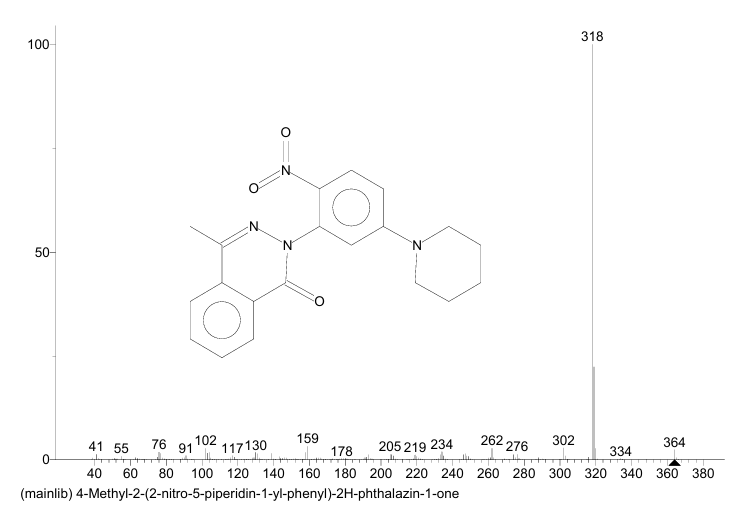
#> input picture Images/22.png, 742 x 511 px
$ python -i match_simple.py   (imports and definitions only)
#> lines starting #> are read from the running program, lines starting #| are printed output that depends on the picture; after the words box and inside, x2 and y2 are one past the last pixel; in counts of white or black regions, pixels touching at a corner belong together
#Tesseract code that gives 100% match for 18 samples.

import cv2
import pytesseract
import numpy as np
import pandas as pd
import matplotlib.pyplot as plt
import re
pytesseract.pytesseract.tesseract_cmd = r"C:\Program Files\Tesseract-OCR\tesseract.exe"  # Update this path if needed

# === Load Database ===
database_path = "SAMPLES.xlsx"  # Update this path with your actual database file
# [1 line that did not run here, left out]

# Ensure "Mass Array" column contains Python lists
# [1 line that did not run here, left out]


# === Smart Split Function ===
# [27 lines left out: function smart_number_split, not called in this run]


# === Number Extraction Function ===
def extract_digits_robust(image_path, min_number=5, max_split=500):
#> called with image_path = 'Images/22.png', min_number = 5, max_split = 500
    img = cv2.imread(image_path)
#> img is the input picture: shape (511, 742, 3); min 0, max 255, mean 251.3
    if img is None:
        raise FileNotFoundError(f"Cannot read image at: {image_path}")

    gray = cv2.cvtColor(img, cv2.COLOR_BGR2GRAY)
    scaled = cv2.resize(gray, None, fx=2.5, fy=2.5, interpolation=cv2.INTER_LINEAR)

    # === Axis Detection ===
    edges = cv2.Canny(scaled, 50, 150)
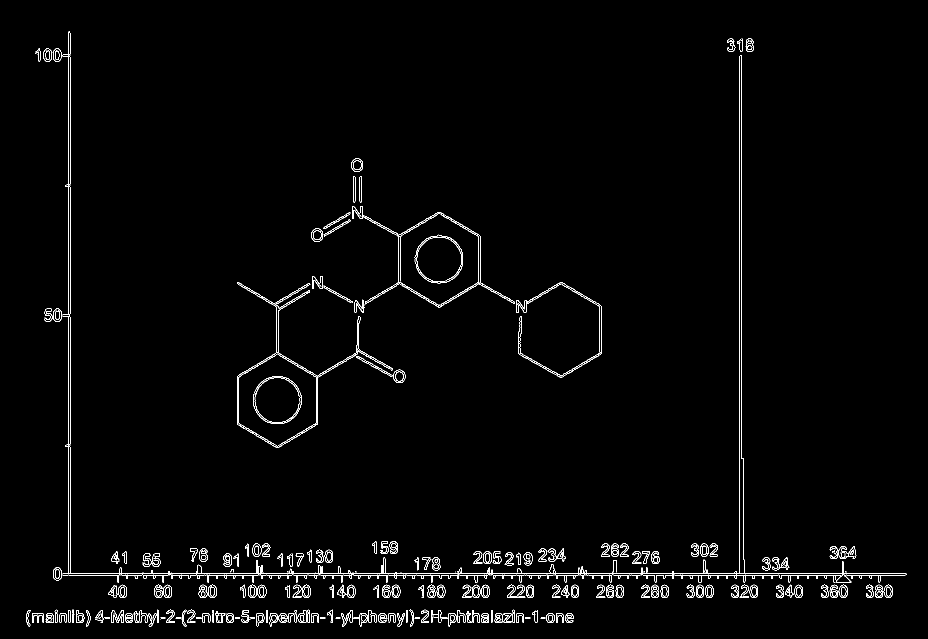
#> edges: shape (1278, 1855) (shown at 1/2 size); 1.6% white in thin lines or dots, all inside (x1, y1, x2, y2) = (52, 62, 1813, 1253)
    lines = cv2.HoughLinesP(edges, 1, np.pi/180, threshold=150, minLineLength=80, maxLineGap=10)
#> lines = 52 rows, first 6: [107, 1147, 1812, 1147], [107, 1150, 1810, 1150], [140, 1145, 140, 66], [137, 1149, 137, 63], [1479, 1145, 1479, 112], [1482, 916, 1482, 102]
    h, w = scaled.shape
#> h = 1278; w = 1855
    x_axis_y = None
    y_axis_x = int(w * 0.10)
#> y_axis_x = 185

    if lines is not None:
        for x1, y1, x2, y2 in lines[:, 0]:
            if abs(y1 - y2) < 10 and y1 > 0.8 * h:
                x_axis_y = y1
                break
#> this loop made 1 pass
#> (x1, y1, x2, y2, x_axis_y) on pass 1: (107, 1147, 1812, 1147, 1147)
        for x1, y1, x2, y2 in lines[:, 0]:
            if abs(x1 - x2) < 10 and x1 < w * 0.2:
                y_axis_x = min(y_axis_x, x1)
#> this loop made 52 passes
#> (x1, y1, x2, y2, y_axis_x) on passes 3 to 4: (140, 1145, 140, 66, 140), (137, 1149, 137, 63, 137)
#> (x1, y1, x2, y2) on passes 1, 2, 5, 6, 7, 8: (107, 1147, 1812, 1147), (107, 1150, 1810, 1150), (1479, 1145, 1479, 112), (1482, 916, 1482, 102), (53, 1227, 179, 1227), (877, 1237, 1146, 1237)

    if x_axis_y is None:
        x_axis_y = int(h * 0.92)

    # === Crop First Quadrant ===
    cropped = scaled[0:int(x_axis_y * 1.003), y_axis_x - 10:]
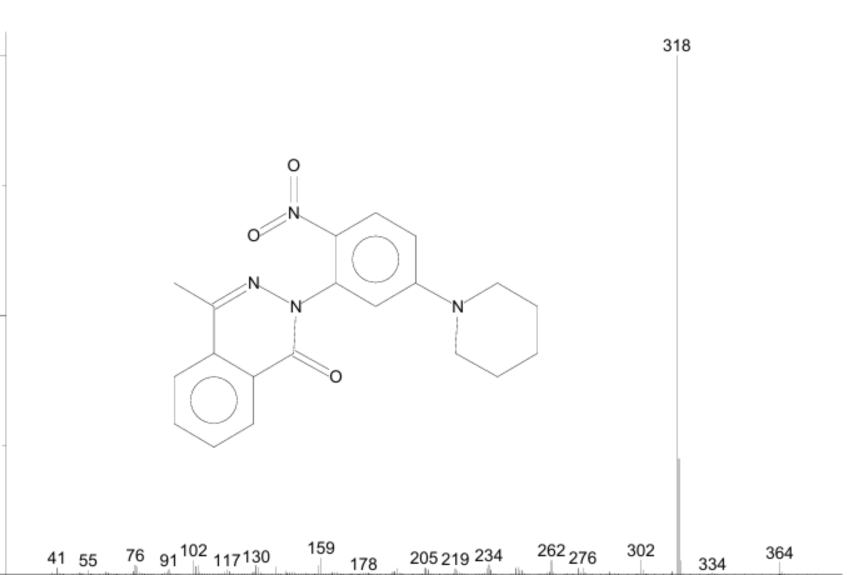
#> cropped: shape (1150, 1728) (shown at 1/2 size); min 3, max 255, mean 252.9
    color_cropped = cv2.cvtColor(cropped.copy(), cv2.COLOR_GRAY2BGR)

    # === Preprocess for OCR ===
    blur = cv2.GaussianBlur(cropped, (3, 3), 0)
    sharpen = cv2.addWeighted(cropped, 2.5, blur, -1.3, 0)
    _, bin_img = cv2.threshold(sharpen, 0, 255, cv2.THRESH_BINARY + cv2.THRESH_OTSU)
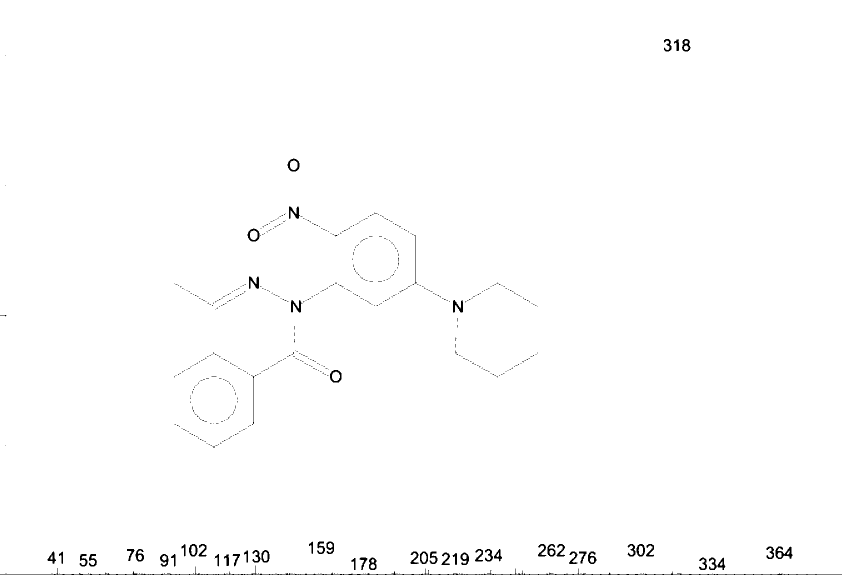
#> bin_img: shape (1150, 1728) (shown at 1/2 size); 99.3% white; 570 black regions (511 under 20 px), largest, box (x1, y1, x2, y2) and area: (0, 1131, 1684, 1150) 2386, (1551, 1093, 1585, 1118) 410, (906, 600, 926, 625) 275
    bin_img = cv2.dilate(bin_img, np.ones((2, 2), np.uint8), iterations=1)
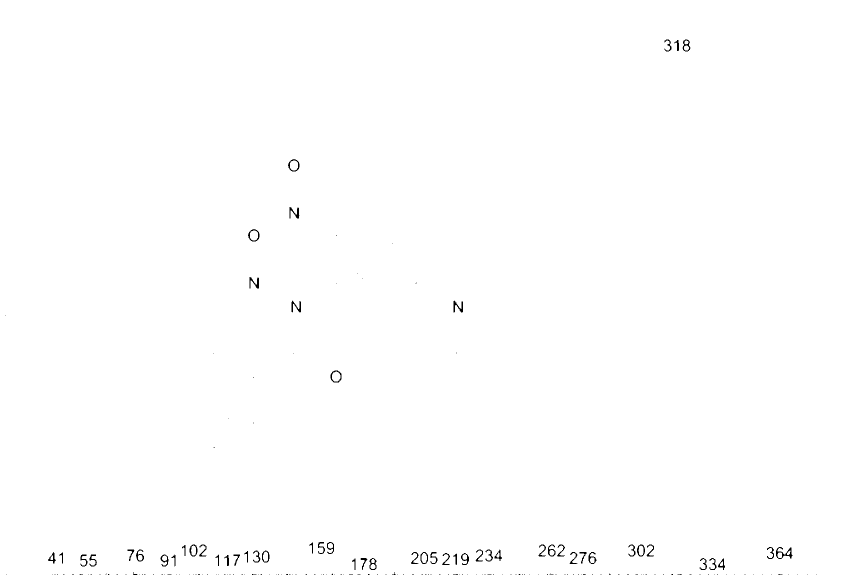
#> bin_img: shape (1150, 1728) (shown at 1/2 size); 99.6% white; black in thin lines or dots, all inside (x1, y1, x2, y2) = (11, 79, 1633, 1150)

    # === OCR ===
    config = "--oem 1 --psm 12"
#> (the run stopped early here; a loop or call above may not have finished)

$ run again, on Images/1.png
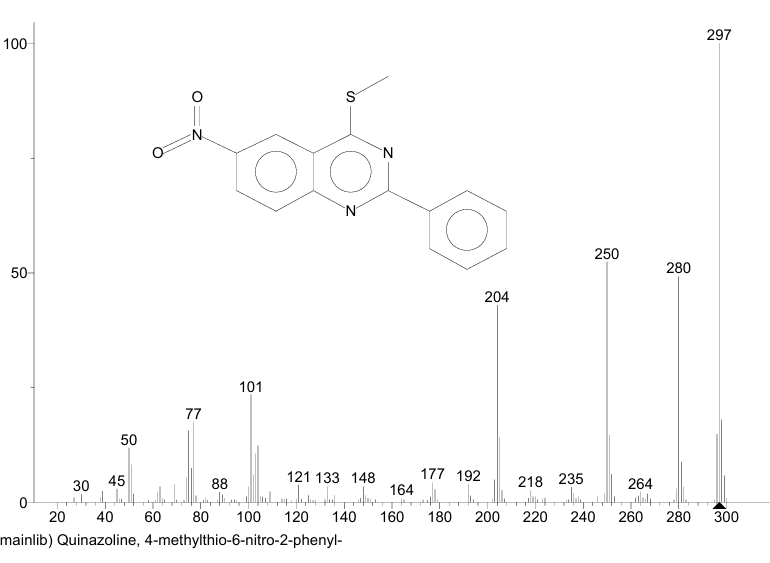
#> input picture Images/1.png, 770 x 563 px
#> in extract_digits_robust, img is the input picture: shape (563, 770, 3); min 0, max 255, mean 251.2
#> in extract_digits_robust, `edges = cv2.Canny(scaled, 50, 150)`:
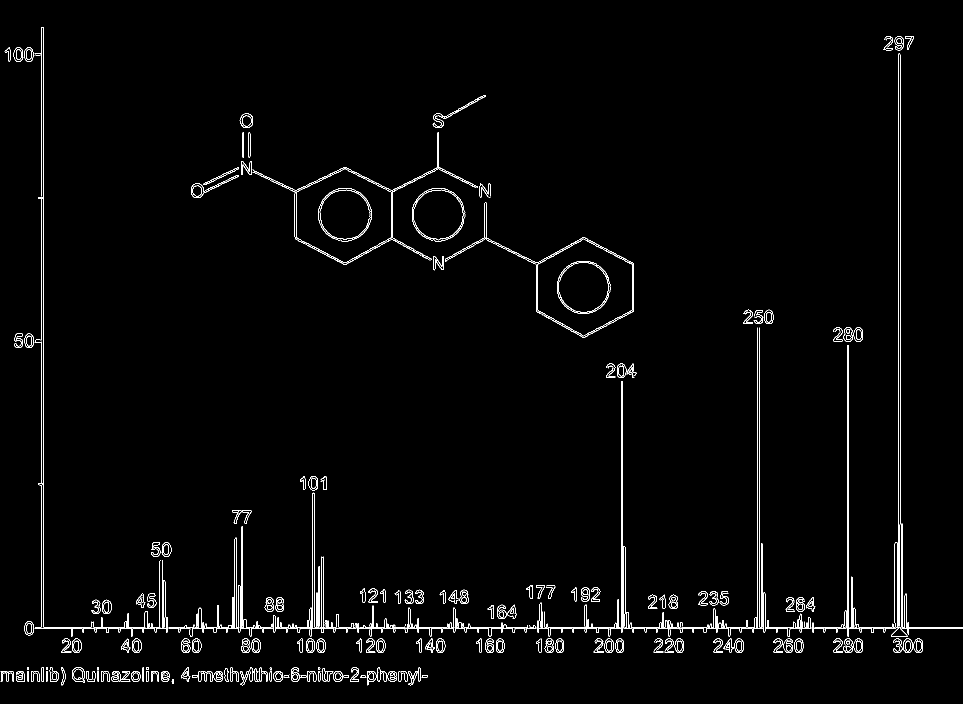
#> edges: shape (1408, 1925) (shown at 1/2 size); 1.8% white in thin lines or dots
#> lines = 60 rows, first 6: [49, 1257, 1924, 1257], [49, 1254, 1924, 1254], [87, 1253, 87, 55], [1797, 1256, 1797, 72], [82, 1253, 82, 55], [1800, 1048, 1800, 72]
#> the loop in extract_digits_robust, `for x1, y1, x2, y2 in lines[:, 0]:` made 1 pass
#> (x1, y1, x2, y2, x_axis_y) on pass 1: (49, 1257, 1924, 1257, 1257)
#> the loop in extract_digits_robust, `for x1, y1, x2, y2 in lines[:, 0]:` made 60 passes
#> (x1, y1, x2, y2, y_axis_x) on passes 3, 5, 54: (87, 1253, 87, 55, 87), (82, 1253, 82, 55, 82), (324, 1247, 324, 1120, 82)
#> in extract_digits_robust, `bin_img = cv2.dilate(bin_img, np.ones((2, 2), np.uint8), iterations=1)`:
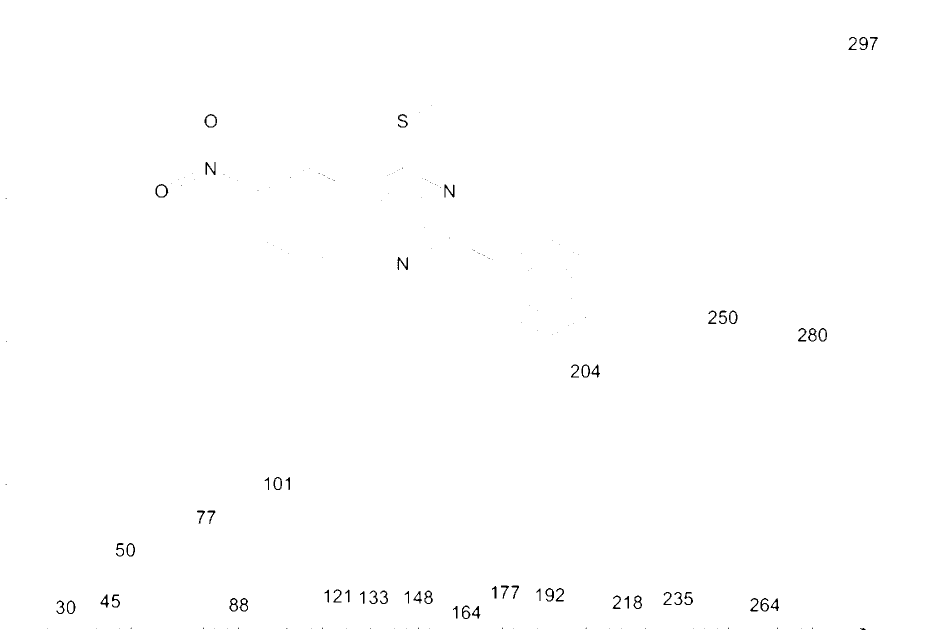
#> bin_img: shape (1260, 1853) (shown at 1/2 size); 99.6% white; 170 black regions (111 under 20 px), largest, box (x1, y1, x2, y2) and area: (795, 514, 816, 540) 212, (311, 368, 337, 395) 206, (889, 369, 909, 395) 204

$ run again, on Images/10.png
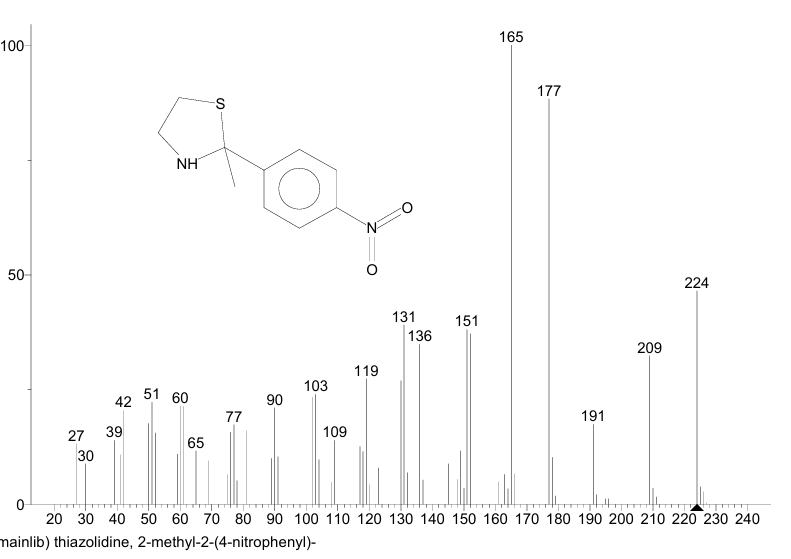
#> input picture Images/10.png, 791 x 559 px
#> in extract_digits_robust, img is the input picture: shape (559, 791, 3); min 0, max 255, mean 250.6
#> in extract_digits_robust, `edges = cv2.Canny(scaled, 50, 150)`:
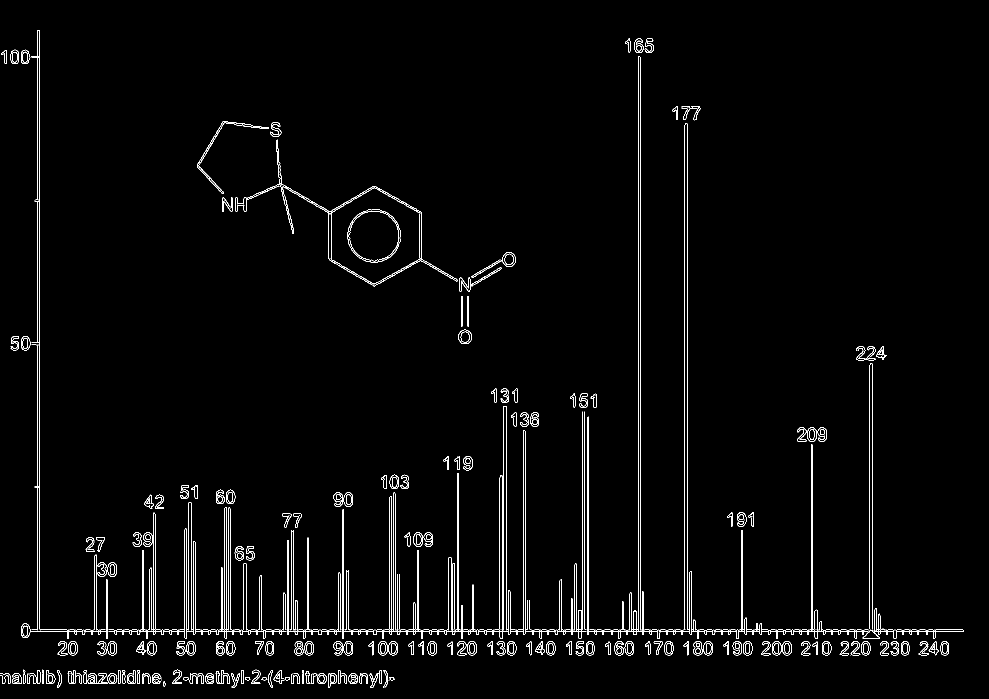
#> edges: shape (1398, 1978) (shown at 1/2 size); 2% white in thin lines or dots
#> lines = 96 rows, first 6: [42, 1262, 1927, 1262], [42, 1259, 1925, 1259], [1280, 1260, 1280, 77], [74, 1260, 74, 65], [79, 1257, 79, 60], [1277, 1261, 1277, 102]
#> the loop in extract_digits_robust, `for x1, y1, x2, y2 in lines[:, 0]:` made 1 pass
#> (x1, y1, x2, y2, x_axis_y) on pass 1: (42, 1262, 1927, 1262, 1262)
#> the loop in extract_digits_robust, `for x1, y1, x2, y2 in lines[:, 0]:` made 96 passes
#> in extract_digits_robust, `bin_img = cv2.dilate(bin_img, np.ones((2, 2), np.uint8), iterations=1)`:
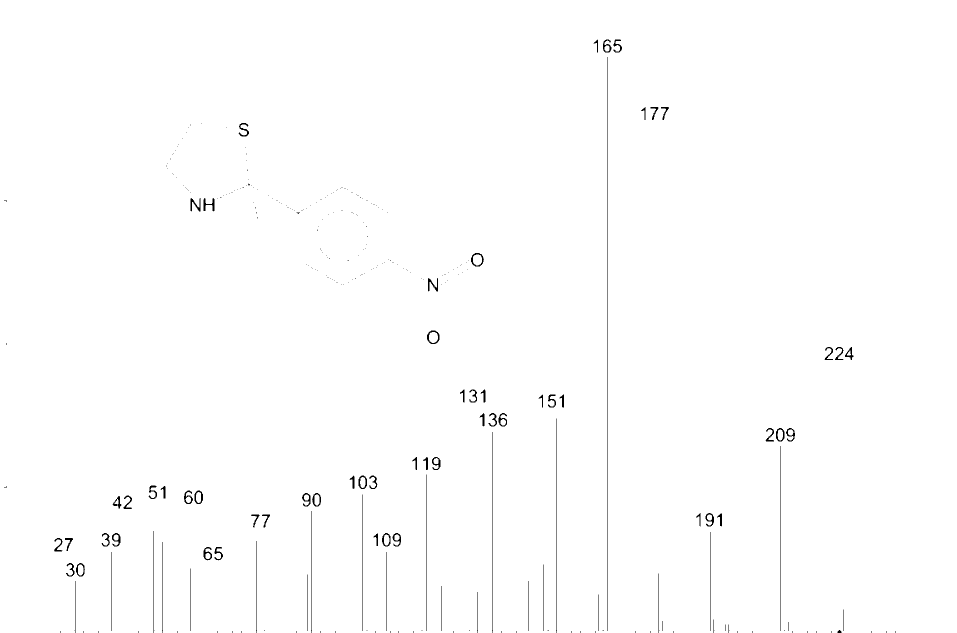
#> bin_img: shape (1265, 1914) (shown at 1/2 size); 99.4% white; black in thin lines or dots, all inside (x1, y1, x2, y2) = (8, 79, 1791, 1265)

$ run again, on Images/11.png
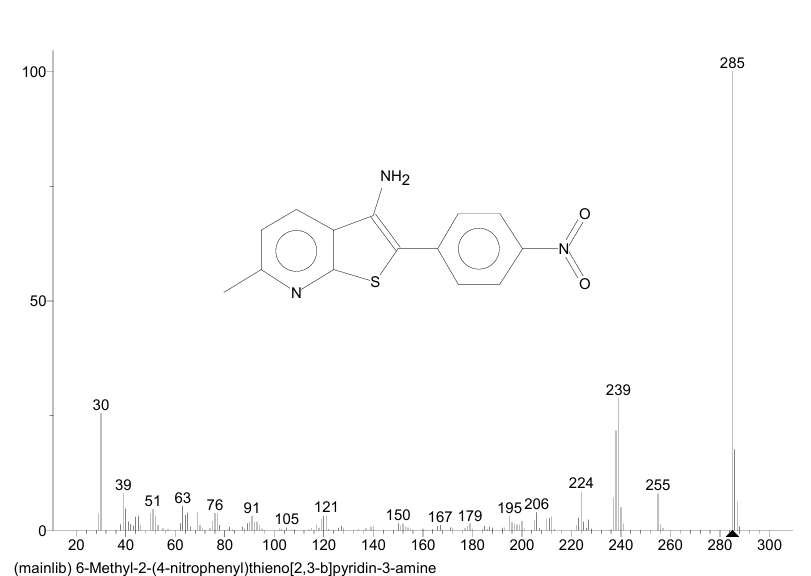
#> input picture Images/11.png, 811 x 576 px
#> in extract_digits_robust, img is the input picture: shape (576, 811, 3); min 0, max 255, mean 251.6
#> in extract_digits_robust, `edges = cv2.Canny(scaled, 50, 150)`:
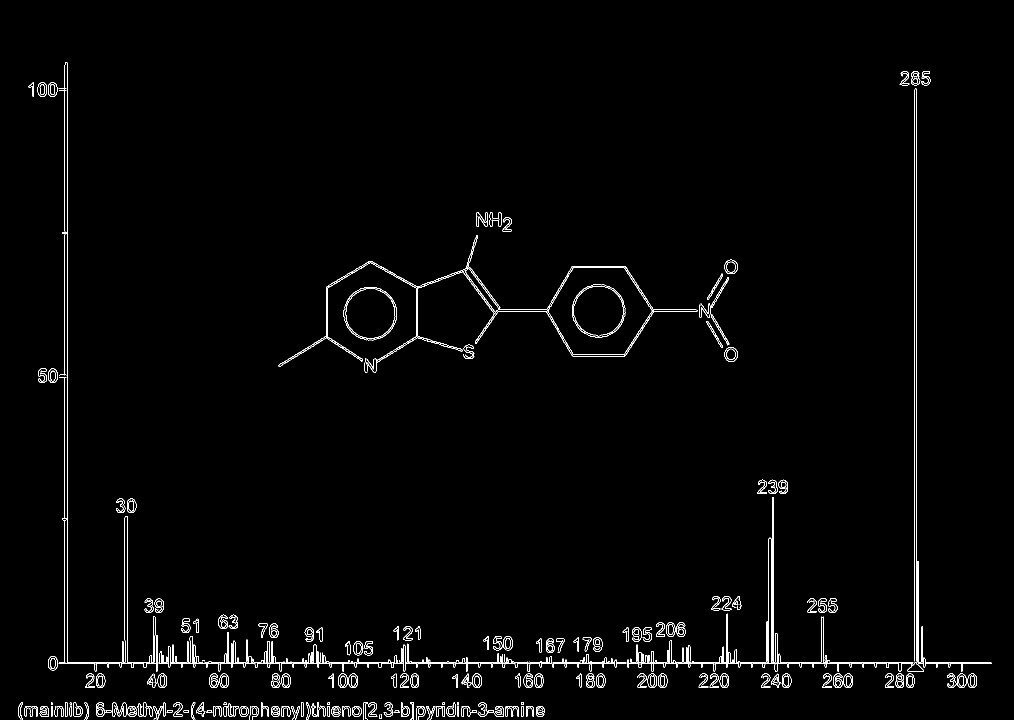
#> edges: shape (1440, 2028) (shown at 1/2 size); 1.5% white in thin lines or dots, all inside (x1, y1, x2, y2) = (37, 125, 1983, 1440)
#> lines = 59 rows, first 6: [97, 1327, 1982, 1327], [97, 1324, 1980, 1324], [1829, 1326, 1829, 142], [129, 1325, 129, 130], [134, 1322, 134, 125], [1832, 1326, 1832, 142]
#> the loop in extract_digits_robust, `for x1, y1, x2, y2 in lines[:, 0]:` made 1 pass
#> (x1, y1, x2, y2, x_axis_y) on pass 1: (97, 1327, 1982, 1327, 1327)
#> the loop in extract_digits_robust, `for x1, y1, x2, y2 in lines[:, 0]:` made 59 passes
#> in extract_digits_robust, `bin_img = cv2.dilate(bin_img, np.ones((2, 2), np.uint8), iterations=1)`:
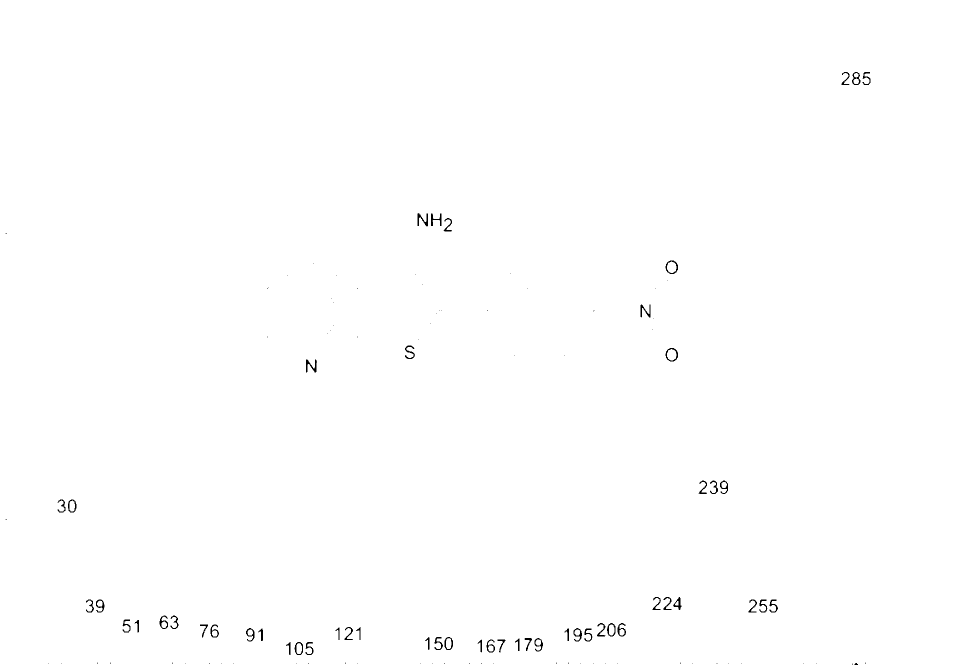
#> bin_img: shape (1330, 1909) (shown at 1/2 size); 99.7% white; 120 black regions (66 under 20 px), largest, box (x1, y1, x2, y2) and area: (612, 719, 634, 745) 238, (835, 426, 856, 453) 236, (862, 427, 883, 452) 204
